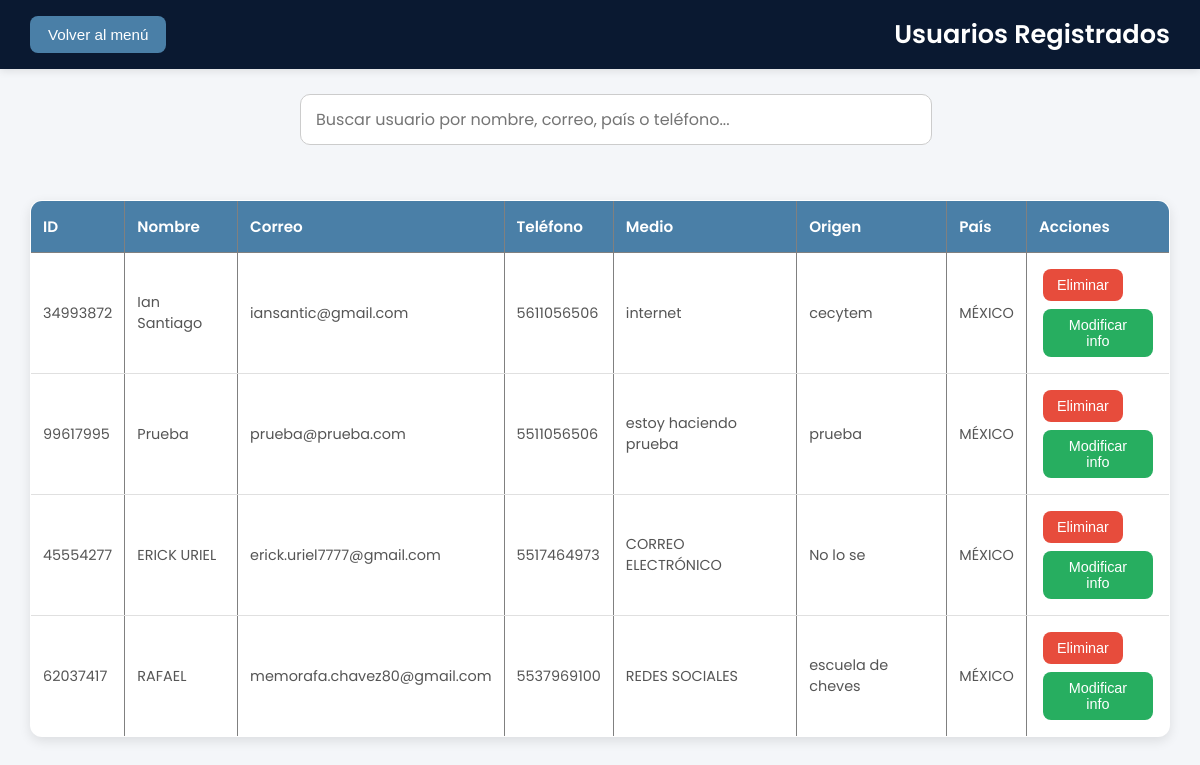
/administrador/usuarios/usuarios_registrados.php (signed in), run on the app's committed database.
### tables this page shows
CREATE TABLE `registros` (
  `idR` int(11) NOT NULL,
  `nombre` varchar(50) NOT NULL,
  `apellidos` varchar(200) NOT NULL,
  `lada` varchar(5) NOT NULL,
  `telefono` bigint(20) NOT NULL,
  `correo` varchar(200) NOT NULL,
  `medioE` varchar(500) NOT NULL,
  `origen` varchar(150) NOT NULL,
  `pais` varchar(200) NOT NULL
);

### assets/sentenciasSQL/usuarios.php (called while the page is built, shortened)
<?php
class Usuarios{
    public function Leer(){
        include 'Conexion.php';
        $stmt = $pdo->prepare("SELECT * FROM registros");
        $stmt->execute();
        return $stmt->fetchAll(PDO::FETCH_ASSOC);
    }
}
?>

### administrador/usuarios/usuarios_registrados.php (the view, shortened to what this page needs)
<?php
include_once ("../../assets/sentenciasSQL/usuarios.php");
$Usuarios = new Usuarios();
$result = $Usuarios->Leer();
?>
<!DOCTYPE html>
<html lang="es">
<head>
    <link rel="stylesheet" href="../../assets/css/usuarios.css">
</head>
<body>
    <header>
        <a href="../menu_admin.php"><button>Volver al menú</button></a>
        <h2>Usuarios Registrados</h2>
    </header>
    <div class="search-container">
        <input type="text" id="search" placeholder="Buscar usuario por nombre, correo, país o teléfono...">
    </div>
    <main>
        <table id="usuariosTabla" border="1">
            <thead>
                <tr>
                    <th>ID</th>
                    <th>Nombre</th>
                    <th>Correo</th>
                    <th>Teléfono</th>
                    <th>Medio</th>
                    <th>Origen</th>
                    <th>País</th>
                    <th>Acciones</th>
                </tr>
            </thead>
            <tbody>
                <?php foreach ($result as $usuario): ?>
                <tr>
                    <td data-label="ID"><?= htmlspecialchars($usuario['idR']); ?></td>
                    <td data-label="Nombre"><?= htmlspecialchars($usuario['nombre']); ?></td>
                    <td data-label="Correo"><?= htmlspecialchars($usuario['correo']); ?></td>
                    <td data-label="Teléfono"><?= htmlspecialchars($usuario['telefono']); ?></td>
                    <td data-label="Medio"><?= htmlspecialchars($usuario['medioE']); ?></td>
                    <td data-label="Origen"><?= htmlspecialchars($usuario['origen']); ?></td>
                    <td data-label="País"><?= htmlspecialchars($usuario['pais']); ?></td>
                    <td>
                        <form method="POST" action="usuarios_registrados.php" onsubmit="return confirm('¿Estás seguro de eliminar este usuario?');">
                            <button type="submit" name="eliminar">Eliminar</button>
                        </form>
                        <form action="modificar_usuario.php" method="post">
                            <button type="submit" name="modificar">Modificar info</button>
                        </form>
                    </td>
                </tr>
                <?php endforeach; ?>
            </tbody>
        </table>
    </main>
</body>
</html>

### assets/css/usuarios.css (style rules this page uses)
:root { --azul-oscuro: #0A1931; --azul-intermedio: #1A3D63; --azul-medio: #4A7FA7; --azul-claro: #B3CFE5; --gris-claro: #f4f6f9; --gris-oscuro: #555; --blanco: #ffffff; --rojo: #e74c3c; --verde: #27ae60; --sombra: rgba(0, 0, 0, 0.1); }
body { font-family: 'Poppins', sans-serif; background-color: var(--gris-claro); margin: 0; padding: 0; color: var(--azul-oscuro); }
header { display: flex; align-items: center; justify-content: space-between; background-color: var(--azul-oscuro); color: var(--blanco); padding: 15px 30px; box-shadow: 0 2px 8px var(--sombra); }
header h2 { margin: 0; font-size: 1.6rem; font-weight: 600; }
header a button { background: var(--azul-medio); color: var(--blanco); border: none; padding: 10px 18px; border-radius: 8px; font-size: 0.95rem; cursor: pointer; transition: all 0.3s ease; }
main { padding: 30px; }
table { width: 100%; border-collapse: collapse; background: var(--blanco); border-radius: 12px; overflow: hidden; box-shadow: 0 4px 12px var(--sombra); }
thead { background-color: var(--azul-medio); color: var(--blanco); text-align: left; }
thead th { padding: 14px 12px; font-weight: 600; font-size: 0.95rem; }
tbody td { padding: 12px; border-bottom: 1px solid #e0e0e0; color: var(--gris-oscuro); font-size: 0.9rem; }
button[name="eliminar"], button[name="modificar"] { display: inline-block; border: none; border-radius: 8px; padding: 8px 14px; margin: 4px; cursor: pointer; font-size: 0.9rem; font-weight: 500; color: var(--blanco); transition: all 0.3s ease; }
button[name="eliminar"] { background-color: var(--rojo); }
button[name="modificar"] { background-color: var(--verde); }

### administrador/usuarios/usuarios_registrados.php (style rules this page uses)
.search-container { text-align: center; margin: 25px auto; width: 90%; max-width: 600px; }
.search-container input { width: 100%; padding: 12px 15px; border: 1px solid #ccc; border-radius: 10px; font-size: 1rem; font-family: 'Poppins', sans-serif; transition: all 0.3s ease; }

### data on the page
registros: idR "34993872", nombre "Ian Santiago", correo "iansantic@gmail.com", telefono "5611056506", medioE "internet", origen "cecytem", pais "MÉXICO"
registros: idR "99617995", nombre "Prueba", correo "prueba@prueba.com", telefono "5511056506", medioE "estoy haciendo prueba", origen "prueba", pais "MÉXICO"
registros: idR "45554277", nombre "ERICK URIEL", correo "erick.uriel7777@gmail.com", telefono "5517464973", medioE "CORREO ELECTRÓNICO", origen "No lo se", pais "MÉXICO"
registros: idR "62037417", nombre "RAFAEL", correo "memorafa.chavez80@gmail.com", telefono "5537969100", medioE "REDES SOCIALES", origen "escuela de cheves", pais "MÉXICO"
